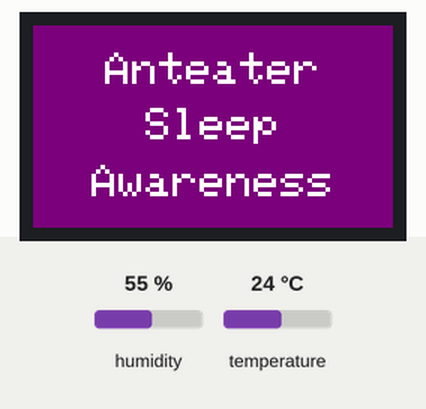
Recording of a program running on a simulated ESP32. Shown: 240×135 colour display. The inputs (shaded band) are chosen by the test bench; at power-on: humidity 55 %, temperature 24 °C. WiFi joins after 1.5 s; servers stay silent unless stated; uploads are accepted with an empty reply; what the program prints to the serial monitor is not drawn. At 6.9 s the program puts the board to deep sleep or switches it off; the recording ends there.

Above: at 0.4 s.

Measured:
- what the display in image 0 shows lasts 2.1 s, from 0.3 s to 2.4 s

The program:

main.cpp
```cpp
#include <string>
#include <Arduino.h>
#include <HttpClient.h>
#include <WiFi.h>
#include <inttypes.h>
#include <stdio.h>
#include <TFT_eSPI.h>
#include <Adafruit_AHTX0.h>

#include "light.h"

#define LIGHT_SENSOR 32
#define BUTTON_PIN 33

#define BUTTON_PIN_BITMASK 0x200000000 // 2^33 in hex

#define DEBUG_MODE false
#define CALIBRATION_ON false


// Temperature & Humidity configuration
Adafruit_AHTX0 aht;
sensors_event_t humidity, temp;

RTC_DATA_ATTR bool onMode = true;
RTC_DATA_ATTR int bootNum = 0;

// Light (photosensor) configuration
uint16_t light_read;
double light_val;

// Wi-Fi configuration
char ssid[50] = "UCInet Mobile Access"; //"Gone with the Wind"; // your network SSID (name)
char pass[50] =  {0}; //"zotzotzot";  // your network password (use for WPA, or use as key for WEP)

String public_IP = "54.177.115.132"; //"3.137.176.1";
const int port = 5000;

// const int uploadFreq = 20*1000; //20 sec per update to the server
// const int samplingFreq = 5*1000; //5 sec => for each sensor
// unsigned long upload_timer;
#define uS_TO_S_FACTOR 1000000
#define TIME_TO_SLEEP  30
RTC_DATA_ATTR int bootCount= 0;

String queryString;

// TFT Configuration
TFT_eSPI tft = TFT_eSPI();
void print_wakeup_reason();
void print(String s);
void tft_setup();
void AHT_setup();
void wifi_setup();
void IRAM_ATTR turnOff();
void on_off();
void showLogo();

void setup(){
  Serial.begin(9600);
  delay(100);


  pinMode(BUTTON_PIN, INPUT);
  // Button & Sleep Mode setup
  esp_sleep_enable_ext1_wakeup(BUTTON_PIN_BITMASK,ESP_EXT1_WAKEUP_ANY_HIGH);
  // esp_sleep_enable_ext0_wakeup(GPIO_NUM_33, HIGH);
  delay(30);

  on_off();

  if (bootNum == 0){ //print the logo when it's first turned on
    tft_setup();
    showLogo();
    print("Connecting to Wi-Fi");
  }


  // Upload & Sleep Mode setup
  // Set timer to 30 seconds
  esp_sleep_enable_timer_wakeup(TIME_TO_SLEEP * uS_TO_S_FACTOR);

  wifi_setup();
  AHT_setup();
  if (CALIBRATION_ON){
    light_calibration(LIGHT_SENSOR);
  }
  else{
    default_calibration();
  }

  if (bootNum == 0){ //print the logo when it's first turned on
    print("Ready...!");
    tft.fillScreen(TFT_BLACK);
    digitalWrite(38, LOW); // turn off the back light of lcd
  }
  bootNum++;
}

void loop() {

  // Read Temperature and Humidity Data
  aht.getEvent(&humidity, &temp);// populate temp and humidity objects with fresh data

  // Read Light Data
  light_read = analogRead(LIGHT_SENSOR);
  light_val = map(light_read);

  // PRINT RESULTS
  Serial.println("*************One Upload*****************");
  Serial.print("Temperature: "); Serial.print(temp.temperature); Serial.println(" degrees C");
  Serial.print("Humidity: "); Serial.print(humidity.relative_humidity); Serial.println("% rH");
  Serial.print("Light Level: "); Serial.print(light_val, 2); Serial.println("%");

  if (!DEBUG_MODE){
    int err = 0;
    WiFiClient c;
    HttpClient http(c);

    queryString = (String)"/?var1=" + (String)temp.temperature + "," + (String)humidity.relative_humidity;
    queryString += "," + (String)light_val;
    // print("temp="+(String)temp.temperature);
    // print("humidity="+(String)humidity.relative_humidity);
    // print("light="+(String)light_val);

    err = http.get(public_IP.c_str(), port, queryString.c_str());

    if (err == 0) {
      // Serial.println("\nstartedRequest ok");
      err = http.responseStatusCode();
      if (err >= 0) {
        Serial.print("Got status code: "); Serial.println(err);
      } else {
        Serial.print("Getting response failed: "); Serial.println(err);
      }
    } else {
      Serial.print("Connect failed: "); Serial.println(err);
    }
    http.stop();
    // End of Upload
  }

  delay(500);
  esp_deep_sleep_start();
}

// Below handler is not used
void IRAM_ATTR turnOff() {
  Serial.println("In turnOff()");
  print("Power off...");
  onMode = false;
  delay(10);
  esp_light_sleep_start();
  delay(100);
  Serial.println("Never got printed");
}

void on_off(){
  esp_sleep_wakeup_cause_t wake_up_source;
  wake_up_source = esp_sleep_get_wakeup_cause();
  if (wake_up_source == ESP_SLEEP_WAKEUP_EXT1){
    if (onMode){
      // Wake up from Sleep State
      // Intend to switch off the board
      // Disable the Timer Interrupt ---> Only wake up when pressed the button again

      // esp_sleep_disable_wakeup_source(ESP_SLEEP_WAKEUP_TIMER);
      tft_setup();
      print("Power off...");
      onMode = false;
      bootNum = 0;
      delay(10);

      esp_deep_sleep_start();
    }
    else{
      // Wake up from Off Mode
      // Resume the program: upload to server once and go to sleep (30min)
      // Timer Interrupt should be enabled
      // Where it wakes up
      onMode=true;
    }
  }
}

void print_wakeup_reason(){
   esp_sleep_wakeup_cause_t wake_up_source;

   wake_up_source = esp_sleep_get_wakeup_cause();

   switch(wake_up_source){
      case ESP_SLEEP_WAKEUP_EXT0 : Serial.println("Wake-up from external signal with RTC_IO"); break;
      case ESP_SLEEP_WAKEUP_EXT1 : Serial.println("Wake-up from external signal with RTC_CNTL"); break;
      case ESP_SLEEP_WAKEUP_TIMER : Serial.println("Wake up caused by a timer"); break;
      case ESP_SLEEP_WAKEUP_TOUCHPAD : Serial.println("Wake up caused by a touchpad"); break;
      default : Serial.printf("Wake up not caused by Deep Sleep: %d\n",wake_up_source); break;
   }
}

void print(String s){
  tft.fillScreen(TFT_PURPLE);
  tft.setTextColor(TFT_WHITE, TFT_PURPLE);

  tft.setTextDatum(MC_DATUM);
  tft.drawString(s, tft.width()/2, tft.height()/2);
  delay(1000);
  tft.fillScreen(TFT_PURPLE);
}

void showLogo(){
  tft.setTextSize(3);
  tft.setTextDatum(MC_DATUM);
  tft.drawString("Anteater", tft.width()/2, 30);
  tft.drawString("Sleep", tft.width()/2, tft.height()/2);
  tft.drawString("Awareness", tft.width()/2, tft.height()-30);

  delay(2000);
  tft.setTextSize(2);
}

void tft_setup(){
  // OLED Display Configuration
  tft.init();
  tft.setRotation(1);
  tft.setTextColor(TFT_WHITE, TFT_PURPLE);
  tft.setTextSize(2);
  tft.fillScreen(TFT_PURPLE);
}

void AHT_setup(){
  if (! aht.begin()) {
    Serial.println("Could not find AHT? Check wiring");
    while (1) delay(10);
  }
  // Serial.println("AHT10 or AHT20 found");
}

void wifi_setup() {
  // We start by connecting to a WiFi network
  Serial.print("\nConnecting to "); Serial.println(ssid);

  WiFi.begin(ssid, pass);

  while (WiFi.status() != WL_CONNECTED) {
    delay(500);
    Serial.print(".");
  }

  Serial.println("\nWiFi connected");
  Serial.println("IP address: "); Serial.println(WiFi.localIP());
  Serial.println("MAC address: "); Serial.println(WiFi.macAddress());
  Serial.println();
}
```

light.cpp
```cpp
#include <Arduino.h>
#include <algorithm>
#include "light.h"

int upper_bound = -1;
int lower_bound = 4096;
int val;

double map(int read_val){
  // range(read_val) = (0, 4095)
  double range = double(upper_bound - lower_bound);
  double percent = (double)(read_val - lower_bound)/range;
  // percent range [0, 100]
  return percent*100;
}

void default_calibration(){
  upper_bound = 4095;
  lower_bound = 0;
}

void light_calibration(int LIGHT_SENSOR){
  // Part 1: Calibration (10s)
  Serial.println();
  Serial.print("Start Calibration.");
  int two_second = 1;

  while (two_second <= 10){
    val = analogRead(LIGHT_SENSOR);
    upper_bound = max(val, upper_bound);
    lower_bound = min(val, lower_bound);
    delay(500);

    val = analogRead(LIGHT_SENSOR);
    upper_bound = max(val, upper_bound);
    lower_bound = min(val, lower_bound);
    delay(500);
    two_second ++;
    Serial.print(".");
  }
  Serial.println();
  Serial.print("Light max="); Serial.println(upper_bound);
  Serial.print("Light min="); Serial.println(lower_bound);
  Serial.println();
}
```

light.h
```cpp
// light.h
#ifndef LIGHT_H
#define LIGHT_H

// Function declaration(s) and other content
double map(int read_val);
void light_calibration(int LIGHT_SENSOR);
void default_calibration();

#endif // LIGHT_H
```
